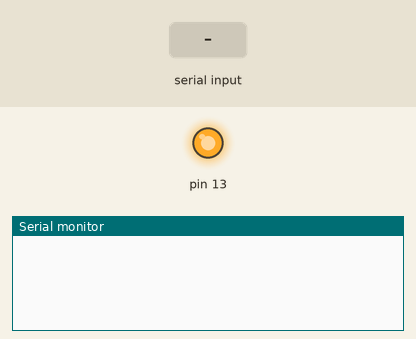
The sketch below on a simulated Arduino Mega 2560, built with avr-gcc and run on an emulated ATmega2560. Parts: output pins drawn as LEDs (lit = HIGH), the last lines printed to the serial monitor. The test bench sets the inputs (shaded band).

Above: at 2.2 s.
2.3 s: "1" received over the second serial link
At 3.7 s:
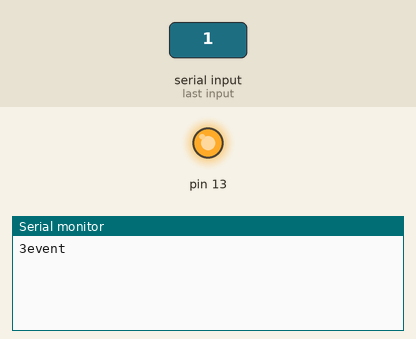
At 8.4 s:
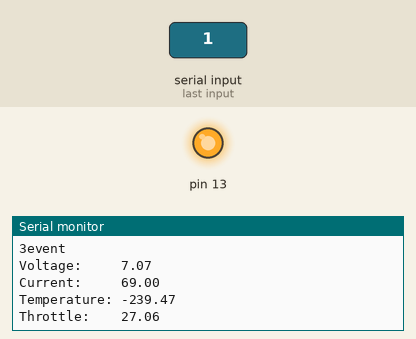

The sketch:

DCXMonitorArduino.ino
```cpp
double voltsPerBit = 0.1025;
double BitsPerDegree = 2.0485;
int readBytes = 0x04;//Command: Read three sequential bytes from RAM
int fromPCToAxe = 0x5B;//Address: we are sending from the Host (hex 5) to the AXE (hex B)
double kelvinToCelcius = 273.15;
double maxPercent = 100;
double maxThrottleBits = 255;
double mVoltage;
double mCurrent;
double mTemperature;
double mThrottle;

int ControllerThrottle = 0x20;
int ControllerTemperature = 0x2C;
int ControllerVoltage = 0x39;
int ControllerCurrent = 0x60;


void setup() {
  delay(1000);
  Serial.begin(9600);
  Serial2.begin(9600);
  Serial3.begin(9600);
  pinMode(13, OUTPUT);
  digitalWrite(13, HIGH);
  //updateInformation();
}

void loop() {
  //delay(5000);
  //updateInformation();
}

double getThrottle() {
  return mThrottle;
}
double getTemperature() {
  return mTemperature;
}
double getVoltage() {
  return mVoltage;
}
double getCurrent() {
  return mCurrent;
}

void sendRequest(byte requestValue) {
  byte commandbytes[7];
  commandbytes[0] = (byte) (fromPCToAxe);
  commandbytes[1] = (byte) (readBytes);
  commandbytes[2] = (byte) (requestValue); //e.g. Controller.VOLTAGE
  commandbytes[3] = (byte) (0);
  commandbytes[4] = (byte) (0);
  commandbytes[5] = (byte) (0);
  commandbytes[6] = (byte) (0); //checksum goes in here
  int checksum = 0;
  for (int i = 0; i < sizeof(commandbytes); i++) {
    checksum += commandbytes[i] & 0xFF;
  }
  checksum = (((checksum ^= 0xFF) + 1) & 0xFF); // XOR checksum and truncate to 1 byte
  commandbytes[6] = (byte) (checksum);
  //Serial.println(commandbytes);
  /*Serial.println("Debug, write: ");
  for(int i=0;i<7;i++) {
    Serial.println(commandbytes[i]);
  }
  Serial.println(""); //DEBUG*/
  for(int i=0;i<7;i++) {
    while(!Serial2.availableForWrite()) {
      delay(100);
      Serial.print("not avail for write ");Serial.println(i);
    }
    Serial2.write(commandbytes[i]);
  }
}

void readResult(byte requestValue) {
  byte readbuf[7];
  /*for(int i=0;i<7;i++) {
    while(!Serial2.available()) {
      delay(100);
      Serial.print("not avail for read ");Serial.println(i);
    }
    readbuf[i] = Serial2.read();
  }*/
  Serial2.readBytes(readbuf, 7);
  /*Serial.println("Debug, read: ");
  for(int i=0;i<7;i++) {
    Serial.println(readbuf[i]);
  }
  Serial.println();*/
  int lowbyte = (byte) readbuf[3] & 0xFF;
  int highbyte = (byte) readbuf[4] & 0xFF;
  if(requestValue == 0x39) {
    double voltage = (double) (((highbyte * 0xFF) + lowbyte) * voltsPerBit);
    voltage = (double) round(voltage * 100) / 100; // round to 2 decimal places
    mVoltage = voltage;
  }
  else if(requestValue == 0x2C) {
    double temperature = (double) (((highbyte * 0xFF) + lowbyte) / BitsPerDegree) - kelvinToCelcius;
    temperature = (double) round(temperature * 100) / 100; // round to 2 decimal places
    mTemperature = temperature;
  }
  else if(requestValue == 0x20) {
    double throttlePosition = (double) ((lowbyte * maxPercent) / maxThrottleBits);
    throttlePosition = (double) round(throttlePosition * 100) / 100; // round to 2 decimal places
    mThrottle = throttlePosition;
  }
  else if(requestValue == 0x60) {
    double current = (double) ((highbyte * 0xFF) + lowbyte);
    current = (double) round(current * 100) / 100; // round to 2 decimal places
    mCurrent = current;
  }
}

void updateInformation() {
  sendRequest(ControllerTemperature);
  delay(100);
  readResult(ControllerTemperature);
  delay(100);
  sendRequest(ControllerVoltage);
  delay(100);
  readResult(ControllerVoltage);
  delay(100);
  sendRequest(ControllerCurrent);
  delay(100);
  readResult(ControllerCurrent);
  delay(100);
  sendRequest(ControllerThrottle);
  delay(100);
  readResult(ControllerThrottle);
  delay(100);
  Serial.print("Voltage:     ");Serial.println(mVoltage);
  Serial.print("Current:     ");Serial.println(mCurrent);
  Serial.print("Temperature: ");Serial.println(mTemperature);
  Serial.print("Throttle:    ");Serial.println(mThrottle);
  Serial3.println(mVoltage);
  Serial3.println(mCurrent);
  Serial3.println(mTemperature);
  Serial3.println(mThrottle);
}

void serialEvent3() {
  Serial.println("3event");
  while(Serial3.available() > 0) {
    Serial3.read();
  }
  updateInformation();
}
```

Measured:
- after the input at 2.3 s, the serial monitor: prints a new line at once (image 1)
